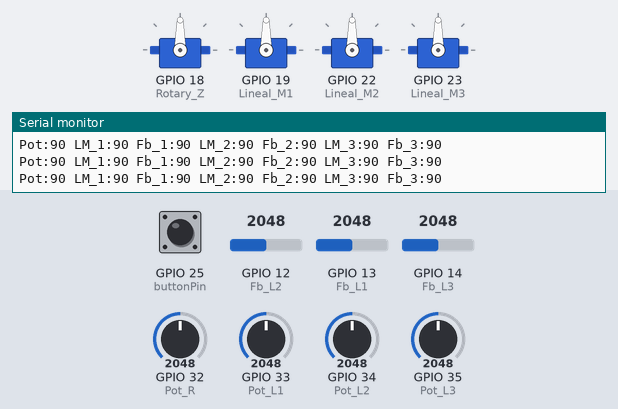
Bench run of a sketch on a simulated ESP32. Shown: 4 × servo, the last lines printed to the serial monitor. The test bench sets the inputs (shaded band); at power-on: GPIO 32 (Pot_R) = 2048, GPIO 33 (Pot_L1) = 2048, GPIO 34 (Pot_L2) = 2048, GPIO 35 (Pot_L3) = 2048, GPIO 12 (Fb_L2) = 2048, GPIO 13 (Fb_L1) = 2048, GPIO 14 (Fb_L3) = 2048, GPIO 25 (buttonPin) HIGH.

Above: at 1.2 s.
1.3 s: GPIO 32 (Pot_R) set to 2241
At 2.4 s:
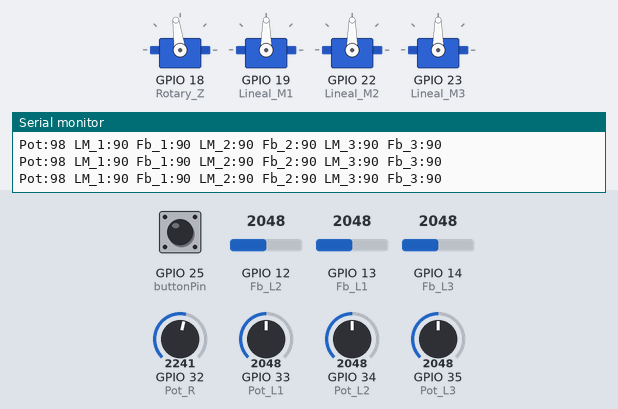
4.3 s: GPIO 32 (Pot_R) set to 2339
At 5.5 s:
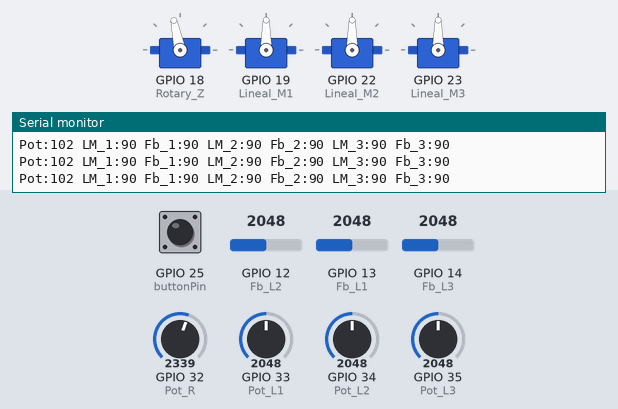
5.8 s: GPIO 33 (Pot_L1) set to 2204
At 6.4 s:
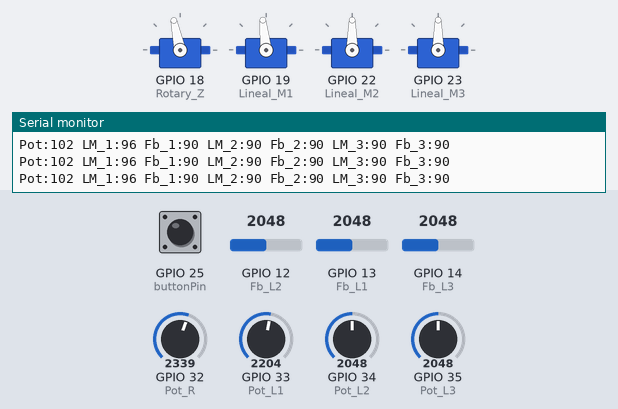
7.3 s: GPIO 33 (Pot_L1) set to 2313
At 8.1 s:
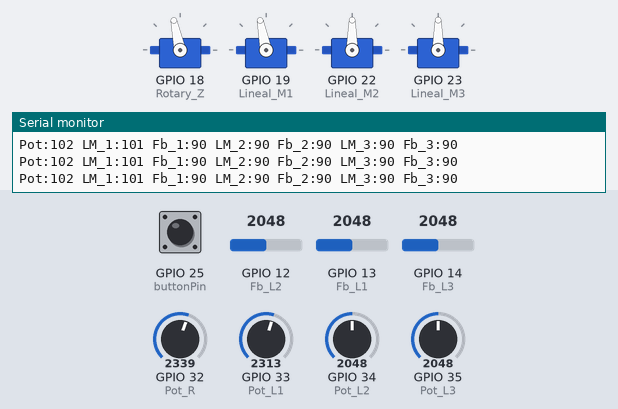
8.8 s: GPIO 34 (Pot_L2) set to 2866
At 9.7 s:
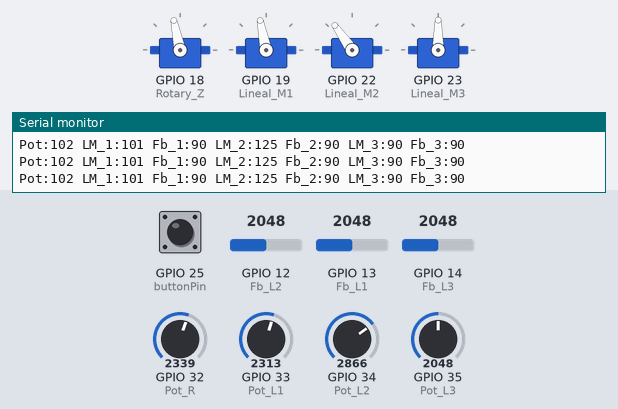
10.3 s: GPIO 35 (Pot_L3) set to 2866
At 11.1 s:
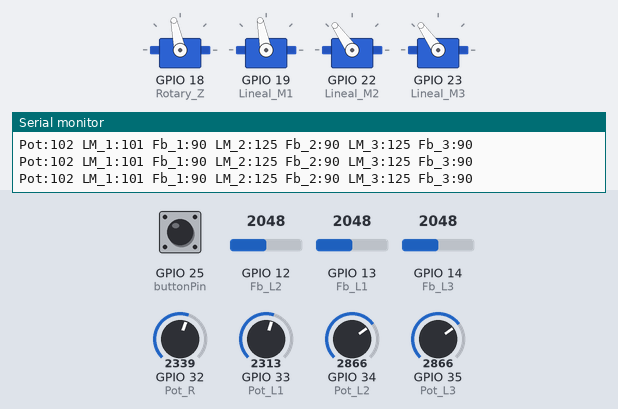
Timing chart, 0 to 12.8 s (numbered marks = the images above; inputs shaded):
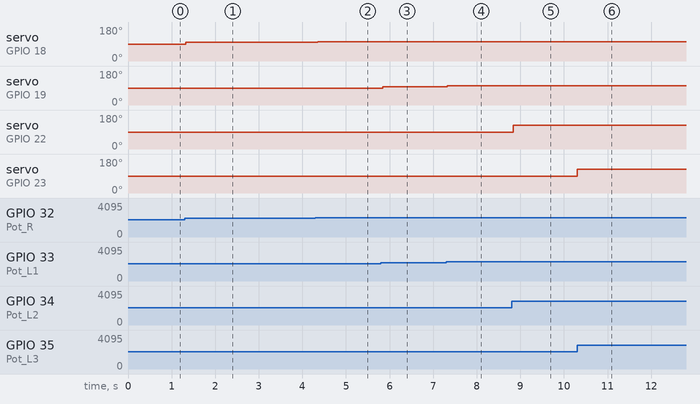

Measured:
- after the input at 1.3 s, servo on GPIO 18 (Rotary_Z): 90° → 98° at once
- after the input at 4.3 s, servo on GPIO 18 (Rotary_Z): 98° → 102° after 0.06 s
- after the input at 5.8 s, servo on GPIO 19 (Lineal_M1): 90° → 96° at once
- after the input at 7.3 s, servo on GPIO 19 (Lineal_M1): 96° → 101° at once
- after the input at 8.8 s, servo on GPIO 22 (Lineal_M2): 90° → 125° at once
- after the input at 10.3 s, servo on GPIO 23 (Lineal_M3): 90° → 125° at once

The sketch:

surfboard_simulator.ino
```cpp
// Include the ESP32 Arduino Servo Library instead of the original Arduino Servo Library
#include <ESP32Servo.h>

Servo servomotor;  // Servomotor
Servo linealmotor_1;  // Linearmotor 1
Servo linealmotor_2;  // Linearmotor 2
Servo linealmotor_3;  // Linearmotor 3

const int error_tol = 8;
const int nrows = 7;

int Positions[7][4] = {{90,150,100,100},  // Creation of matrix of positions for the Automatic Mode
                       {90,30,60,30},
                       {90,100,150,100},
                       {90,30,60,30},
                       {90,90,140,90},
                       {120,30,60,30},
                       {70,120,80,120}};

int a=0;      // variable used as index for the matrix of positions to reference rows inside it.

const int buttonPin = 25;     // The number of the pushbutton pin

// PWM output pins to control the actuators
int Rotary_Z = 18;      // GPIO pin used to control the Servo control (digital out)
int Lineal_M1 = 19;     // GPIO pin used to control the Linear Motor 1 (digital out)
int Lineal_M2 = 22;     // GPIO pin used to control the Linear Motor 2 (digital out)
int Lineal_M3 = 23;     // GPIO pin used to control the Linear Motor 3 (digital out)

// Analog Inputs for reading the Potentiometers in Manual Mode
int Pot_R = 32;        // GPIO pin used to connect the potentiometer for Servomotor (analog in)
int Pot_L1 = 33;       // GPIO pin used to connect the potentiometer for Linear Motor 1(analog in)
int Pot_L2 = 34;       // GPIO pin used to connect the potentiometer for Linear Motor 2(analog in)
int Pot_L3 = 35;       // GPIO pin used to connect the potentiometer for Linear Motor 3(analog in)

// Analog Inputs for reading the Feedback signal in Automatic Mode
int Fb_L1 = 13;        // GPIO pin used to connect the Linear Motor 1 Feedback signal (analog in)
int Fb_L2 = 12;        // GPIO pin used to connect the Linear Motor 2 Feedback signal (analog in)
int Fb_L3 = 14;        // GPIO pin used to connect the Linear Motor 3 Feedback signal (analog in)


int ADC_Max = 4096;     // Set the ADC resolution

// Auxiliary variables to read analog pins
int val_1;    // variable to read the value from the analog pin of the servomotor
int val_2;    // variable to read the value from the analog pin of the Linear Motor 1
int val_3;    // variable to read the value from the analog pin of the Linear Motor 2
int val_4;    // variable to read the value from the analog pin of the Linear Motor 3

int fb_1;     // variable to read the value from the analog pin of Feedback signal of the Linear Motor 1
int fb_2;     // variable to read the value from the analog pin of Feedback signal of the Linear Motor 2
int fb_3;     // variable to read the value from the analog pin of Feedback signal of the Linear Motor 3


// Variable to switch between work modes
int buttonState = 0;

///////////////////////////////////////////////////////////////////////////////////////
// Interruption program: change the state of the "buttonState", therefore work-mode  //
///////////////////////////////////////////////////////////////////////////////////////
void IRAM_ATTR Ext_INT1_ISR()
{
  delay(100);
  buttonState = !buttonState;         // Logical change of state of buttonState
}

////////////////////////////////////////////////////////////////////////////////////////////////////
// Automatic Mode Program: reads matrix of stored positions, execute them in sequence and in loop //
////////////////////////////////////////////////////////////////////////////////////////////////////
void automatic_mode()
{
    fb_1 = analogRead(Fb_L1);                 // Reads and stores Feedback signal from Linear Motor 1 in "fb_1"
    fb_1 = map(fb_1, 0, ADC_Max, 180, 0);     // Linear transformation of the feedback into [180, 0] range
    fb_2 = analogRead(Fb_L2);                 // Reads and stores Feedback signal from Linear Motor 2 in "fb_2"
    fb_2 = map(fb_2, 0, ADC_Max, 180, 0);     // Linear transformation of the feedback into [180, 0] range
    fb_3 = analogRead(Fb_L3);                 // Reads and stores Feedback signal from Linear Motor 3 in "fb_3"
    fb_3 = map(fb_3, 0, ADC_Max, 180, 0);     // Linear transformation of the feedback into [180, 0] range

    // The value of "a" is initially 0, so it would start with the position corresponding to the first row

    if (a==0){
      // With the ESP32 servo library a value between 0 - 180 can be sent directly to a servomotor
      servomotor.write(Positions[a][0]);      // Send first value of the first row (a=0) to the servomotor as PWM
      linealmotor_1.write(Positions[a][1]);   // Send second value of the first row (a=0) to the Lineal Motor 1 as PWM
      linealmotor_2.write(Positions[a][2]);   // Send third value of the first row (a=0) to the Lineal Motor 2 as PWM
      linealmotor_3.write(Positions[a][3]);   // Send fourth value of the first row (a=0) to the Lineal Motor 3 as PWM
      a++;                                    // Increase the variable of index of Matrix in 1
    }

    // Diference between the set point (position values in the matrix) and the real position (Feedback signal) must be
    // less than an error tolerance value, so it can go to the next position (next row of the matrix)

    if ((abs(Positions[a-1][1]-fb_1)<error_tol)&&(abs(Positions[a-1][2]-fb_2)<error_tol)&&(abs(Positions[a-1][3]-fb_3)<error_tol))
    {
      if (a==nrows)   // If the index variable gets to the last row of the Matrix, it has to be reset to the first row
      {
        a=0;
      }
      else            // If not, then the position "a" of the matrix is output for all actuators
      {
        servomotor.write(Positions[a][0]);      // Send first value of the "a" row to the servomotor as PWM
        linealmotor_1.write(Positions[a][1]);   // Send second value of the "a" row to the servomotor as PWM
        linealmotor_2.write(Positions[a][2]);   // Send third value of the "a" row to the servomotor as PWM
        linealmotor_3.write(Positions[a][3]);   // Send fourth value of the "a" row to the servomotor as PWM
        a++;                                    // Increase the variable of index of Matrix in 1
      }
    }
}

///////////////////////////////////////////////////////////////////////////////////////////////////////////////
// Manual Mode Program: reads potentiometers, converts their value into a motor output in a proportional way //
//////////////////////////////////////////////////////////////////////////////////////////////////////////////
void manual_mode()
{
  val_1 = analogRead(Pot_R);                  // Read the value of the potentiometer (value between 0 and 4095)
  val_2 = analogRead(Pot_L1);                 // Read the value of the potentiometer (value between 0 and 4095)
  val_3 = analogRead(Pot_L2);                 // Read the value of the potentiometer (value between 0 and 4095)
  val_4 = analogRead(Pot_L3);                 // Read the value of the potentiometer (value between 0 and 4095)
  val_1 = map(val_1, 0, ADC_Max, 0, 180);     // Scale it to use it with the servo (value between 0 and 180)
  val_2 = map(val_2, 0, ADC_Max, 0, 180);     // Scale it to use it with the servo (value between 0 and 180)
  val_3 = map(val_3, 0, ADC_Max, 0, 180);     // Scale it to use it with the servo (value between 0 and 180)
  val_4 = map(val_4, 0, ADC_Max, 0, 180);     // Scale it to use it with the servo (value between 0 and 180)
  servomotor.write(val_1);                    // Set the servo position according to the scaled value
  linealmotor_1.write(val_2);                 // Set the servo position according to the scaled value
  linealmotor_2.write(val_3);                 // Set the servo position according to the scaled value
  linealmotor_3.write(val_4);                 // Set the servo position according to the scaled value

  a=0;                                        // Reset the index variable, so the next time it goes to automatic mode starts in the first position

  // TESTING: Sending the feedback value and potenciometer value to serial for testing purposes
  fb_1 = analogRead(Fb_L1);                 // Reads and stores Feedback signal from Linear Motor 1 in "fb_1"
  fb_1 = map(fb_1, 0, ADC_Max, 180, 0);     // Linear transformation of the feedback into [180, 0] range
  fb_2 = analogRead(Fb_L2);                 // Reads and stores Feedback signal from Linear Motor 2 in "fb_2"
  fb_2 = map(fb_2, 0, ADC_Max, 180, 0);     // Linear transformation of the feedback into [180, 0] range
  fb_3 = analogRead(Fb_L3);                 // Reads and stores Feedback signal from Linear Motor 3 in "fb_3"
  fb_3 = map(fb_3, 0, ADC_Max, 180, 0);     // Linear transformation of the feedback into [180, 0] range

  // Print values from potentiometer and feedback values
  Serial.print("Pot:");
  Serial.print(val_1);
  Serial.print(" ");

  Serial.print("LM_1:");
  Serial.print(val_2);
  Serial.print(" ");
  Serial.print("Fb_1:");
  Serial.print(fb_1);
  Serial.print(" ");

  Serial.print("LM_2:");
  Serial.print(val_3);
  Serial.print(" ");
  Serial.print("Fb_2:");
  Serial.print(fb_2);
  Serial.print(" ");

  Serial.print("LM_3:");
  Serial.print(val_4);
  Serial.print(" ");
  Serial.print("Fb_3:");
  Serial.println(fb_3);
}

////////////////////////////////////////////////////////////////////////////////////////
// Setup: variables, classes, serial comunication and interruptions are initialized   //
////////////////////////////////////////////////////////////////////////////////////////
void setup()
{
  // Allow allocation of all timers
  ESP32PWM::allocateTimer(0);
  ESP32PWM::allocateTimer(1);
  ESP32PWM::allocateTimer(2);
  ESP32PWM::allocateTimer(3);

  pinMode(buttonPin, INPUT_PULLUP);                 //The pin for the button is declared as input with a pullup resistance

  servomotor.setPeriodHertz(50);                    // Standard 50hz servo
  linealmotor_1.setPeriodHertz(50);                 // Standard 50hz servo
  linealmotor_2.setPeriodHertz(50);                 // Standard 50hz servo
  linealmotor_3.setPeriodHertz(50);                 // Standard 50hz servo

  servomotor.attach(Rotary_Z, 500, 2400);           // attaches the servo on pin 18 to the servo object
                                                    // using SG90 servo min/max of 500us and 2400us
                                                    // for MG995 large servo, use 1000us and 2000us,
                                                    // which are the defaults, so this line could be
                                                    // "myservo.attach(servoPin);"
  linealmotor_1.attach(Lineal_M1, 1000, 2000);
  linealmotor_2.attach(Lineal_M2, 1000, 2000);
  linealmotor_3.attach(Lineal_M3, 1000, 2000);

  Serial.begin(9600);                               // Serial comunication is initiated

  attachInterrupt(buttonPin, Ext_INT1_ISR, RISING); // External interruptions are activated for the pin connected to the button
}


////////////////////////////////////////////////////////////////////////////////////////////////////////////
// Loop: A variable connected to the button is evaluated to alternate between manual and automatic mode   //
////////////////////////////////////////////////////////////////////////////////////////////////////////////
void loop() {

    if (buttonState == HIGH) {
      automatic_mode();
    } else {
      manual_mode();
    }
    delay(50);                                      // wait for the servo to get there
}
```
